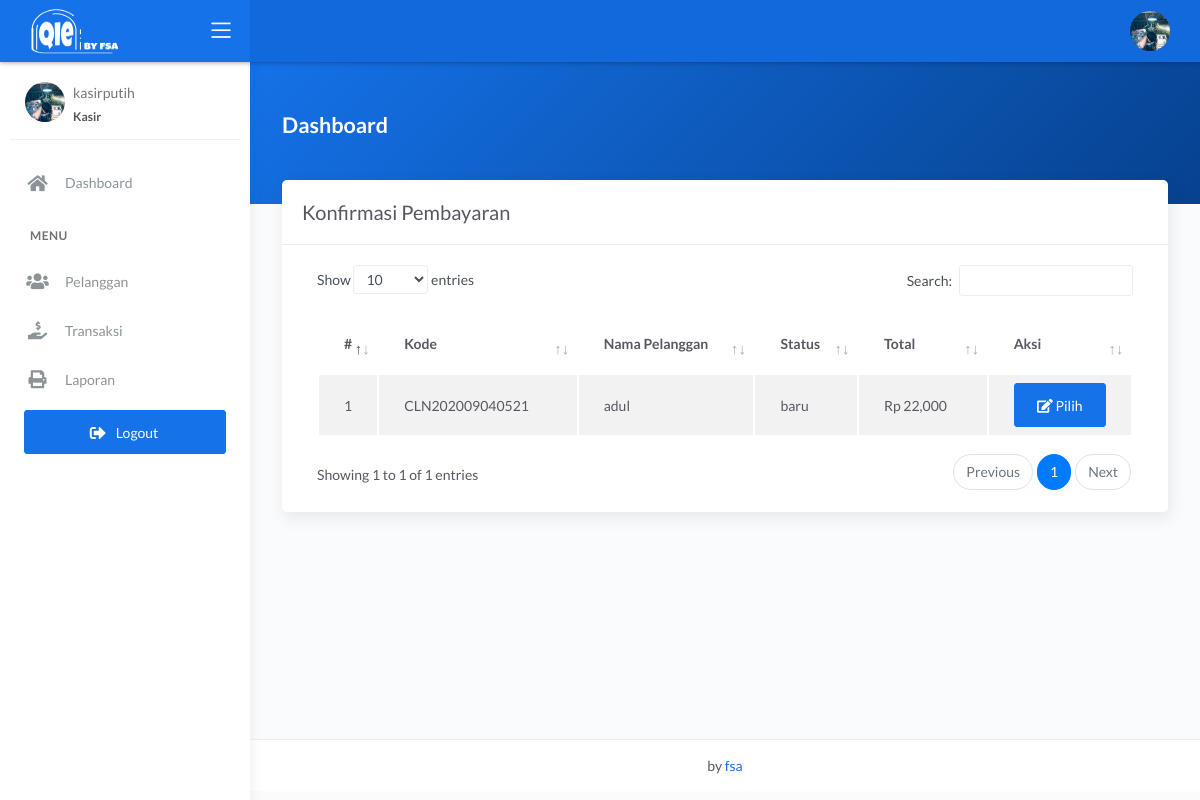
Page /kasir/konfirmasi.php (signed in) on the committed database.
### tables this page shows
CREATE TABLE `transaksi` (
  `id_transaksi` int(11) NOT NULL,
  `outlet_id` int(11) DEFAULT NULL,
  `kode_invoice` varchar(228) DEFAULT NULL,
  `id_pelanggan` int(11) DEFAULT NULL,
  `tgl` datetime DEFAULT NULL,
  `batas_waktu` datetime DEFAULT NULL,
  `tgl_pembayaran` datetime DEFAULT NULL,
  `biaya_tambahan` int(11) DEFAULT NULL,
  `diskon` double DEFAULT NULL,
  `pajak` int(11) DEFAULT NULL,
  `status` enum('baru','proses','selesai','diambil') DEFAULT NULL,
  `status_bayar` enum('dibayar','belum') DEFAULT NULL,
  `id_user` int(11) DEFAULT NULL
);

CREATE TABLE `pelanggan` (
  `id_pelanggan` int(11) NOT NULL,
  `nama_pelanggan` varchar(228) NOT NULL,
  `alamat_pelanggan` text NOT NULL,
  `jenis_kelamin` enum('L','P') NOT NULL,
  `telp_pelanggan` varchar(15) NOT NULL,
  `no_ktp` varchar(30) NOT NULL
);

CREATE TABLE `detail_transaksi` (
  `id_detail` int(11) NOT NULL,
  `id_transaksi` int(11) NOT NULL,
  `id_paket` int(11) NOT NULL,
  `qty` double NOT NULL,
  `total_harga` double NOT NULL,
  `keterangan` text NOT NULL,
  `total_bayar` int(11) NOT NULL
);

### kasir/konfirmasi.php (the view, shortened to what this page needs)
<?php
$title = 'Konfirmasi Pembayaran';
require 'koneksi.php';
$data = mysqli_query($conn, "SELECT transaksi.*, pelanggan.nama_pelanggan, detail_transaksi.total_harga FROM transaksi INNER JOIN pelanggan ON pelanggan.id_pelanggan = transaksi.id_pelanggan INNER JOIN detail_transaksi ON detail_transaksi.id_transaksi = transaksi.id_transaksi WHERE transaksi.status_bayar = 'belum'");
require 'header.php';
?>
<div class="panel-header bg-primary-gradient">
    <div class="page-inner py-5">
        <div class="d-flex align-items-left align-items-md-center flex-column flex-md-row">
            <div>
                <h2 class="text-white pb-2 fw-bold">Dashboard</h2>
            </div>
        </div>
    </div>
</div>
<div class="page-inner mt--5">
    <diva class="row">
        <div class="col-md-12">
            <div class="card">
                <div class="card-header">
                    <div class="d-flex align-items-center">
                        <h4 class="card-title"><?= $title; ?></h4>
                    </div>
                </div>
                <div class="card-body">
                    <div class="table-responsive">
                        <table id="basic-datatables" class="display table table-striped table-hover">
                            <thead>
                                <tr>
                                    <th style="width: 7%">#</th>
                                    <th>Kode</th>
                                    <th>Nama Pelanggan</th>
                                    <th>Status</th>
                                    <th>Total</th>
                                    <th style="width: 5%;">Aksi</th>
                                </tr>
                            </thead>
                            <tbody>
                                <?php
                                $no = 1;
                                if (mysqli_num_rows($data) > 0) {
                                    while ($trans = mysqli_fetch_assoc($data)) {
                                ?>
                                        <tr>
                                            <td><?= $no++; ?></td>
                                            <td><?= $trans['kode_invoice']; ?></td>
                                            <td><?= $trans['nama_pelanggan']; ?></td>
                                            <td><?= $trans['status']; ?></td>
                                            <td><?= 'Rp ' . number_format($trans['total_harga']); ?></td>
                                            <td>
                                                <div class="form-button-action">
                                                    <a href="bayar.php?id=<?= $trans['id_transaksi']; ?>" type="button" data-toggle="tooltip" title="" class="btn btn-primary" data-original-title="Detail">
                                                        <i class="fa fa-edit"></i> Pilih
                                                    </a>
                                                </div>
                                            </td>
                                        </tr>
                                <?php }
                                }
                                ?>
                            </tbody>
                        </table>
                    </div>
                </div>
            </div>
        </div>
</div>
</div>
<?php
require 'footer.php';
?>

### rows in the picture
transaksi: kode_invoice "CLN202009040521", id_pelanggan.nama_pelanggan "adul", status "baru", detail_transaksi.total_harga "22,000"

### other values in the picture
$_SESSION['username'] "kasirputih"
$title "Konfirmasi Pembayaran"
